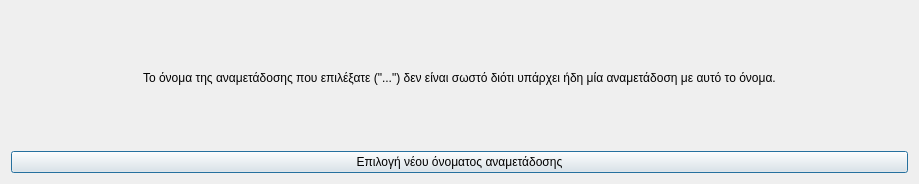
<?xml version="1.0" encoding="UTF-8"?>
<ui version="4.0">
 <class>Dialog</class>
 <widget class="QDialog" name="Dialog">
  <property name="geometry">
   <rect>
    <x>0</x>
    <y>0</y>
    <width>919</width>
    <height>184</height>
   </rect>
  </property>
  <property name="windowTitle">
   <string>Λάθος όνομα αναμετάδοσης</string>
  </property>
  <property name="windowIcon">
   <iconset resource="../../../icons.qrc">
    <normaloff>:/rest-windows/assets/images/rest-windows/information.png</normaloff>:/rest-windows/assets/images/rest-windows/information.png</iconset>
  </property>
  <layout class="QGridLayout" name="gridLayout">
   <item row="1" column="0">
    <widget class="QPushButton" name="select_other_filename">
     <property name="text">
      <string>Επιλογή νέου όνοματος αναμετάδοσης</string>
     </property>
     <property name="icon">
      <iconset resource="../../../icons.qrc">
       <normaloff>:/rest-windows/assets/images/rest-windows/ok.png</normaloff>:/rest-windows/assets/images/rest-windows/ok.png</iconset>
     </property>
    </widget>
   </item>
   <item row="0" column="0">
    <widget class="QFrame" name="frame">
     <property name="styleSheet">
      <string notr="true">QFrame{border:0px;}</string>
     </property>
     <property name="frameShape">
      <enum>QFrame::StyledPanel</enum>
     </property>
     <property name="frameShadow">
      <enum>QFrame::Raised</enum>
     </property>
     <layout class="QHBoxLayout" name="horizontalLayout">
      <item>
       <widget class="QLabel" name="image_label">
        <property name="maximumSize">
         <size>
          <width>117</width>
          <height>117</height>
         </size>
        </property>
        <property name="text">
         <string/>
        </property>
        <property name="pixmap">
         <pixmap resource="../../../icons.qrc">:/rest-windows/assets/images/rest-windows/information.png</pixmap>
        </property>
        <property name="scaledContents">
         <bool>true</bool>
        </property>
       </widget>
      </item>
      <item>
       <widget class="QLabel" name="label">
        <property name="text">
         <string>Το όνομα της αναμετάδοσης που επιλέξατε (&quot;...&quot;) δεν είναι σωστό διότι υπάρχει ήδη μία αναμετάδοση με αυτό το όνομα.</string>
        </property>
        <property name="alignment">
         <set>Qt::AlignJustify|Qt::AlignVCenter</set>
        </property>
        <property name="wordWrap">
         <bool>true</bool>
        </property>
       </widget>
      </item>
     </layout>
    </widget>
   </item>
  </layout>
 </widget>
 <tabstops>
  <tabstop>select_other_filename</tabstop>
 </tabstops>
 <resources>
  <include location="../../../icons.qrc"/>
 </resources>
 <connections/>
</ui>
